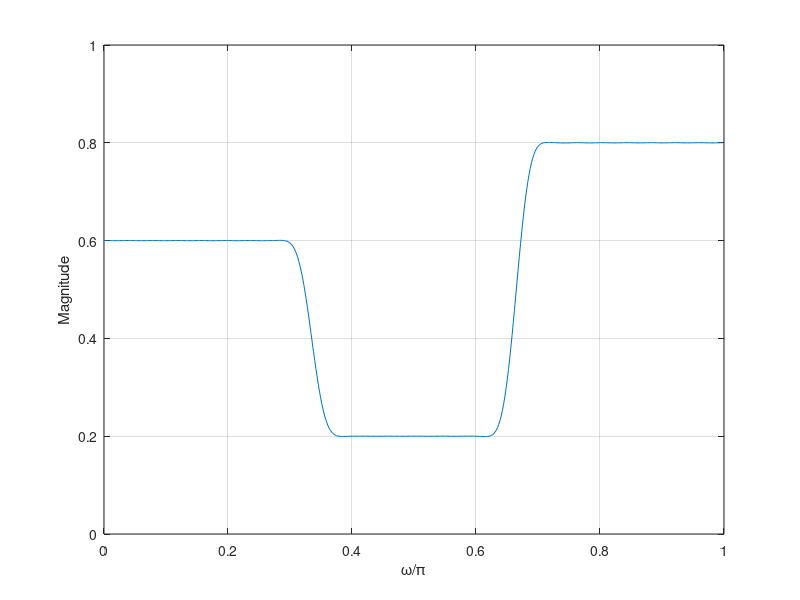

This figure's MATLAB source:
fpts = [0 0.32 0.35 0.65 0.68 1];
mval = [0.6 0.6 0.2 0.2 0.8 0.8];
b = fir2(100,fpts,mval);
[h,omega] = freqz(b,1,512);
plot(omega/pi,abs(h));grid;
xlabel('\omega/\pi'); ylabel('Magnitude');